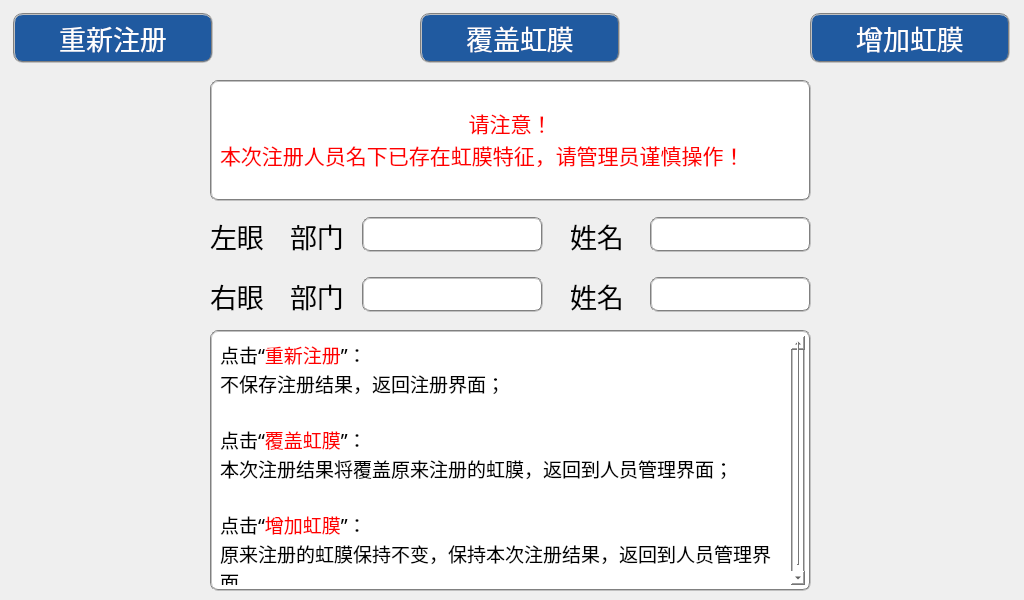
<?xml version="1.0" encoding="UTF-8"?>
<ui version="4.0">
 <class>DialogFeatureExist</class>
 <widget class="QDialog" name="DialogFeatureExist">
  <property name="geometry">
   <rect>
    <x>0</x>
    <y>0</y>
    <width>1024</width>
    <height>600</height>
   </rect>
  </property>
  <property name="font">
   <font>
    <family>Sans Serif</family>
   </font>
  </property>
  <property name="windowTitle">
   <string>Dialog</string>
  </property>
  <property name="autoFillBackground">
   <bool>false</bool>
  </property>
  <property name="styleSheet">
   <string notr="true">background-image: url(:/image/ui_background.png);</string>
  </property>
  <widget class="QTextBrowser" name="textBrowser">
   <property name="geometry">
    <rect>
     <x>210</x>
     <y>80</y>
     <width>601</width>
     <height>121</height>
    </rect>
   </property>
   <property name="autoFillBackground">
    <bool>false</bool>
   </property>
   <property name="styleSheet">
    <string notr="true">background-color: rgb(255, 255, 255);
border:2px groove gray;
padding: 4px 4px; 
border-radius: 8px; 
background-image: url();</string>
   </property>
   <property name="html">
    <string>&lt;!DOCTYPE HTML PUBLIC &quot;-//W3C//DTD HTML 4.0//EN&quot; &quot;http://www.w3.org/TR/REC-html40/strict.dtd&quot;&gt;
&lt;html&gt;&lt;head&gt;&lt;meta name=&quot;qrichtext&quot; content=&quot;1&quot; /&gt;&lt;style type=&quot;text/css&quot;&gt;
p, li { white-space: pre-wrap; }
&lt;/style&gt;&lt;/head&gt;&lt;body style=&quot; font-family:'Sans Serif'; font-size:9pt; font-weight:400; font-style:normal;&quot;&gt;
&lt;p align=&quot;center&quot; style=&quot;-qt-paragraph-type:empty; margin-top:0px; margin-bottom:0px; margin-left:0px; margin-right:0px; -qt-block-indent:0; text-indent:0px;&quot;&gt;&lt;br /&gt;&lt;/p&gt;
&lt;p align=&quot;center&quot; style=&quot; margin-top:0px; margin-bottom:0px; margin-left:0px; margin-right:0px; -qt-block-indent:0; text-indent:0px;&quot;&gt;&lt;span style=&quot; font-size:16pt; color:#ff0000;&quot;&gt;请注意！&lt;/span&gt;&lt;/p&gt;
&lt;p style=&quot; margin-top:0px; margin-bottom:0px; margin-left:0px; margin-right:0px; -qt-block-indent:0; text-indent:0px;&quot;&gt;&lt;span style=&quot; font-size:16pt; color:#ff0000;&quot;&gt;本次注册人员名下已存在虹膜特征，请管理员谨慎操作！&lt;/span&gt;&lt;/p&gt;&lt;/body&gt;&lt;/html&gt;</string>
   </property>
  </widget>
  <widget class="QLabel" name="label">
   <property name="geometry">
    <rect>
     <x>210</x>
     <y>220</y>
     <width>61</width>
     <height>31</height>
    </rect>
   </property>
   <property name="font">
    <font>
     <pointsize>20</pointsize>
    </font>
   </property>
   <property name="autoFillBackground">
    <bool>false</bool>
   </property>
   <property name="styleSheet">
    <string notr="true">background-image: url();</string>
   </property>
   <property name="text">
    <string>左眼：</string>
   </property>
  </widget>
  <widget class="QLabel" name="label_2">
   <property name="geometry">
    <rect>
     <x>290</x>
     <y>220</y>
     <width>61</width>
     <height>31</height>
    </rect>
   </property>
   <property name="font">
    <font>
     <pointsize>20</pointsize>
    </font>
   </property>
   <property name="autoFillBackground">
    <bool>false</bool>
   </property>
   <property name="styleSheet">
    <string notr="true">background-image: url();</string>
   </property>
   <property name="text">
    <string>部门：</string>
   </property>
  </widget>
  <widget class="QLabel" name="label_4">
   <property name="geometry">
    <rect>
     <x>570</x>
     <y>220</y>
     <width>61</width>
     <height>31</height>
    </rect>
   </property>
   <property name="font">
    <font>
     <pointsize>20</pointsize>
    </font>
   </property>
   <property name="autoFillBackground">
    <bool>false</bool>
   </property>
   <property name="styleSheet">
    <string notr="true">background-image: url();</string>
   </property>
   <property name="text">
    <string>姓名：</string>
   </property>
  </widget>
  <widget class="QLineEdit" name="lineEditLeftDepart">
   <property name="geometry">
    <rect>
     <x>362</x>
     <y>217</y>
     <width>181</width>
     <height>35</height>
    </rect>
   </property>
   <property name="font">
    <font>
     <pointsize>16</pointsize>
    </font>
   </property>
   <property name="autoFillBackground">
    <bool>false</bool>
   </property>
   <property name="styleSheet">
    <string notr="true">background-color: rgb(255, 255, 255);
border:2px groove gray;
padding: 4px 4px; 
border-radius: 8px; 
background-image: url();</string>
   </property>
   <property name="alignment">
    <set>Qt::AlignLeading|Qt::AlignLeft|Qt::AlignVCenter</set>
   </property>
   <property name="readOnly">
    <bool>true</bool>
   </property>
  </widget>
  <widget class="QLineEdit" name="lineEditLeftName">
   <property name="geometry">
    <rect>
     <x>650</x>
     <y>217</y>
     <width>161</width>
     <height>35</height>
    </rect>
   </property>
   <property name="font">
    <font>
     <pointsize>16</pointsize>
    </font>
   </property>
   <property name="autoFillBackground">
    <bool>false</bool>
   </property>
   <property name="styleSheet">
    <string notr="true">background-color: rgb(255, 255, 255);
border:2px groove gray;
padding: 4px 4px; 
border-radius: 8px; 
background-image: url();</string>
   </property>
   <property name="alignment">
    <set>Qt::AlignLeading|Qt::AlignLeft|Qt::AlignVCenter</set>
   </property>
   <property name="readOnly">
    <bool>true</bool>
   </property>
  </widget>
  <widget class="QLineEdit" name="lineEditRightName">
   <property name="geometry">
    <rect>
     <x>650</x>
     <y>277</y>
     <width>161</width>
     <height>35</height>
    </rect>
   </property>
   <property name="font">
    <font>
     <pointsize>16</pointsize>
    </font>
   </property>
   <property name="autoFillBackground">
    <bool>false</bool>
   </property>
   <property name="styleSheet">
    <string notr="true">background-color: rgb(255, 255, 255);
border:2px groove gray;
padding: 4px 4px; 
border-radius: 8px; 
background-image: url();</string>
   </property>
   <property name="alignment">
    <set>Qt::AlignLeading|Qt::AlignLeft|Qt::AlignVCenter</set>
   </property>
   <property name="readOnly">
    <bool>true</bool>
   </property>
  </widget>
  <widget class="QLabel" name="label_5">
   <property name="geometry">
    <rect>
     <x>570</x>
     <y>280</y>
     <width>61</width>
     <height>31</height>
    </rect>
   </property>
   <property name="font">
    <font>
     <pointsize>20</pointsize>
    </font>
   </property>
   <property name="autoFillBackground">
    <bool>false</bool>
   </property>
   <property name="styleSheet">
    <string notr="true">background-image: url();</string>
   </property>
   <property name="text">
    <string>姓名：</string>
   </property>
  </widget>
  <widget class="QLineEdit" name="lineEditRightDepart">
   <property name="geometry">
    <rect>
     <x>362</x>
     <y>277</y>
     <width>181</width>
     <height>35</height>
    </rect>
   </property>
   <property name="font">
    <font>
     <pointsize>16</pointsize>
    </font>
   </property>
   <property name="autoFillBackground">
    <bool>false</bool>
   </property>
   <property name="styleSheet">
    <string notr="true">background-color: rgb(255, 255, 255);
border:2px groove gray;
padding: 4px 4px; 
border-radius: 8px; 
background-image: url();</string>
   </property>
   <property name="alignment">
    <set>Qt::AlignLeading|Qt::AlignLeft|Qt::AlignVCenter</set>
   </property>
   <property name="readOnly">
    <bool>true</bool>
   </property>
  </widget>
  <widget class="QLabel" name="label_3">
   <property name="geometry">
    <rect>
     <x>290</x>
     <y>280</y>
     <width>61</width>
     <height>31</height>
    </rect>
   </property>
   <property name="font">
    <font>
     <pointsize>20</pointsize>
    </font>
   </property>
   <property name="autoFillBackground">
    <bool>false</bool>
   </property>
   <property name="styleSheet">
    <string notr="true">background-image: url();</string>
   </property>
   <property name="text">
    <string>部门：</string>
   </property>
  </widget>
  <widget class="QLabel" name="label_6">
   <property name="geometry">
    <rect>
     <x>210</x>
     <y>280</y>
     <width>61</width>
     <height>31</height>
    </rect>
   </property>
   <property name="font">
    <font>
     <pointsize>20</pointsize>
    </font>
   </property>
   <property name="autoFillBackground">
    <bool>false</bool>
   </property>
   <property name="styleSheet">
    <string notr="true">background-image: url();</string>
   </property>
   <property name="text">
    <string>右眼：</string>
   </property>
  </widget>
  <widget class="QTextBrowser" name="textBrowser_2">
   <property name="geometry">
    <rect>
     <x>210</x>
     <y>330</y>
     <width>601</width>
     <height>261</height>
    </rect>
   </property>
   <property name="autoFillBackground">
    <bool>false</bool>
   </property>
   <property name="styleSheet">
    <string notr="true">background-color: rgb(255, 255, 255);
border:2px groove gray;
padding: 4px 4px; 
border-radius: 8px; 
background-image: url();</string>
   </property>
   <property name="html">
    <string>&lt;!DOCTYPE HTML PUBLIC &quot;-//W3C//DTD HTML 4.0//EN&quot; &quot;http://www.w3.org/TR/REC-html40/strict.dtd&quot;&gt;
&lt;html&gt;&lt;head&gt;&lt;meta name=&quot;qrichtext&quot; content=&quot;1&quot; /&gt;&lt;style type=&quot;text/css&quot;&gt;
p, li { white-space: pre-wrap; }
&lt;/style&gt;&lt;/head&gt;&lt;body style=&quot; font-family:'Sans Serif'; font-size:9pt; font-weight:400; font-style:normal;&quot;&gt;
&lt;p style=&quot; margin-top:0px; margin-bottom:0px; margin-left:0px; margin-right:0px; -qt-block-indent:0; text-indent:0px;&quot;&gt;&lt;span style=&quot; font-size:14pt; color:#000000;&quot;&gt;点击“&lt;/span&gt;&lt;span style=&quot; font-size:14pt; color:#ff0000;&quot;&gt;重新注册&lt;/span&gt;&lt;span style=&quot; font-size:14pt; color:#000000;&quot;&gt;”：&lt;/span&gt;&lt;/p&gt;
&lt;p style=&quot; margin-top:0px; margin-bottom:0px; margin-left:0px; margin-right:0px; -qt-block-indent:0; text-indent:0px;&quot;&gt;&lt;span style=&quot; font-size:14pt; color:#000000;&quot;&gt;不保存注册结果，返回注册界面；&lt;/span&gt;&lt;/p&gt;
&lt;p style=&quot;-qt-paragraph-type:empty; margin-top:0px; margin-bottom:0px; margin-left:0px; margin-right:0px; -qt-block-indent:0; text-indent:0px; font-size:14pt; color:#000000;&quot;&gt;&lt;br /&gt;&lt;/p&gt;
&lt;p style=&quot; margin-top:0px; margin-bottom:0px; margin-left:0px; margin-right:0px; -qt-block-indent:0; text-indent:0px;&quot;&gt;&lt;span style=&quot; font-size:14pt; color:#000000;&quot;&gt;点击“&lt;/span&gt;&lt;span style=&quot; font-size:14pt; color:#ff0000;&quot;&gt;覆盖虹膜&lt;/span&gt;&lt;span style=&quot; font-size:14pt; color:#000000;&quot;&gt;”：&lt;/span&gt;&lt;/p&gt;
&lt;p style=&quot; margin-top:0px; margin-bottom:0px; margin-left:0px; margin-right:0px; -qt-block-indent:0; text-indent:0px;&quot;&gt;&lt;span style=&quot; font-size:14pt; color:#000000;&quot;&gt;本次注册结果将覆盖原来注册的虹膜，返回到人员管理界面；&lt;/span&gt;&lt;/p&gt;
&lt;p style=&quot;-qt-paragraph-type:empty; margin-top:0px; margin-bottom:0px; margin-left:0px; margin-right:0px; -qt-block-indent:0; text-indent:0px; font-size:14pt; color:#000000;&quot;&gt;&lt;br /&gt;&lt;/p&gt;
&lt;p style=&quot; margin-top:0px; margin-bottom:0px; margin-left:0px; margin-right:0px; -qt-block-indent:0; text-indent:0px;&quot;&gt;&lt;span style=&quot; font-size:14pt; color:#000000;&quot;&gt;点击“&lt;/span&gt;&lt;span style=&quot; font-size:14pt; color:#ff0000;&quot;&gt;增加虹膜&lt;/span&gt;&lt;span style=&quot; font-size:14pt; color:#000000;&quot;&gt;”：&lt;/span&gt;&lt;/p&gt;
&lt;p style=&quot; margin-top:0px; margin-bottom:0px; margin-left:0px; margin-right:0px; -qt-block-indent:0; text-indent:0px;&quot;&gt;&lt;span style=&quot; font-size:14pt; color:#000000;&quot;&gt;原来注册的虹膜保持不变，保持本次注册结果，返回到人员管理界面。&lt;/span&gt;&lt;/p&gt;&lt;/body&gt;&lt;/html&gt;</string>
   </property>
  </widget>
  <widget class="QPushButton" name="btnCoverFeature">
   <property name="geometry">
    <rect>
     <x>420</x>
     <y>13</y>
     <width>200</width>
     <height>50</height>
    </rect>
   </property>
   <property name="sizePolicy">
    <sizepolicy hsizetype="Expanding" vsizetype="Fixed">
     <horstretch>0</horstretch>
     <verstretch>0</verstretch>
    </sizepolicy>
   </property>
   <property name="minimumSize">
    <size>
     <width>200</width>
     <height>50</height>
    </size>
   </property>
   <property name="maximumSize">
    <size>
     <width>200</width>
     <height>50</height>
    </size>
   </property>
   <property name="font">
    <font>
     <pointsize>20</pointsize>
    </font>
   </property>
   <property name="autoFillBackground">
    <bool>false</bool>
   </property>
   <property name="styleSheet">
    <string notr="true">color: white;
background-color: rgb(32, 90, 160);
border: 2px groove gray;
border-radius: 10px;
padding: 2px 4px;
background-image: url();</string>
   </property>
   <property name="text">
    <string>覆盖虹膜</string>
   </property>
   <property name="icon">
    <iconset resource="ikembx00.qrc">
     <normaloff>:/image/ok.ico</normaloff>:/image/ok.ico</iconset>
   </property>
   <property name="iconSize">
    <size>
     <width>40</width>
     <height>40</height>
    </size>
   </property>
  </widget>
  <widget class="QPushButton" name="btnReturn">
   <property name="geometry">
    <rect>
     <x>13</x>
     <y>13</y>
     <width>200</width>
     <height>50</height>
    </rect>
   </property>
   <property name="sizePolicy">
    <sizepolicy hsizetype="Expanding" vsizetype="Fixed">
     <horstretch>0</horstretch>
     <verstretch>0</verstretch>
    </sizepolicy>
   </property>
   <property name="minimumSize">
    <size>
     <width>200</width>
     <height>50</height>
    </size>
   </property>
   <property name="maximumSize">
    <size>
     <width>200</width>
     <height>50</height>
    </size>
   </property>
   <property name="font">
    <font>
     <family>Ubuntu</family>
     <pointsize>20</pointsize>
    </font>
   </property>
   <property name="autoFillBackground">
    <bool>false</bool>
   </property>
   <property name="styleSheet">
    <string notr="true">color: white;
background-color: rgb(32, 90, 160);
border: 2px groove gray;
border-radius: 10px;
padding: 2px 4px;
background-image: url();</string>
   </property>
   <property name="text">
    <string>重新注册</string>
   </property>
   <property name="icon">
    <iconset resource="ikembx00.qrc">
     <normaloff>:/image/jtbq_022.ico</normaloff>:/image/jtbq_022.ico</iconset>
   </property>
   <property name="iconSize">
    <size>
     <width>40</width>
     <height>40</height>
    </size>
   </property>
  </widget>
  <widget class="QPushButton" name="btnAddFeature">
   <property name="geometry">
    <rect>
     <x>810</x>
     <y>13</y>
     <width>200</width>
     <height>50</height>
    </rect>
   </property>
   <property name="sizePolicy">
    <sizepolicy hsizetype="Expanding" vsizetype="Fixed">
     <horstretch>0</horstretch>
     <verstretch>0</verstretch>
    </sizepolicy>
   </property>
   <property name="minimumSize">
    <size>
     <width>200</width>
     <height>50</height>
    </size>
   </property>
   <property name="maximumSize">
    <size>
     <width>200</width>
     <height>50</height>
    </size>
   </property>
   <property name="font">
    <font>
     <pointsize>20</pointsize>
    </font>
   </property>
   <property name="autoFillBackground">
    <bool>false</bool>
   </property>
   <property name="styleSheet">
    <string notr="true">color: white;
background-color: rgb(32, 90, 160);
border: 2px groove gray;
border-radius: 10px;
padding: 2px 4px;
background-image: url();</string>
   </property>
   <property name="text">
    <string>增加虹膜</string>
   </property>
   <property name="icon">
    <iconset resource="ikembx00.qrc">
     <normaloff>:/image/ok.ico</normaloff>:/image/ok.ico</iconset>
   </property>
   <property name="iconSize">
    <size>
     <width>40</width>
     <height>40</height>
    </size>
   </property>
  </widget>
 </widget>
 <resources>
  <include location="ikembx00.qrc"/>
 </resources>
 <connections/>
</ui>
